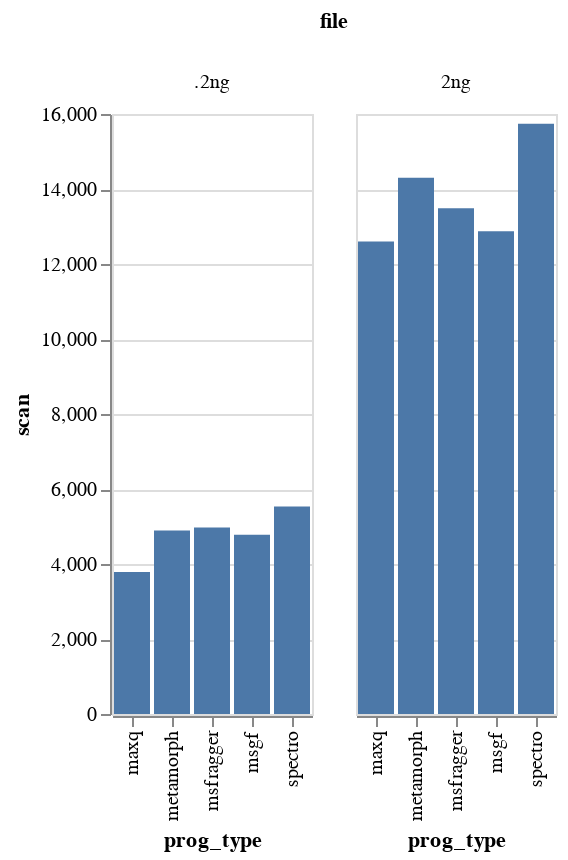

Here is the notebook cell this chart was saved with:
### Code cell
#look through all the files and get pep and scan #s
files = [".2ng", "2ng"]

file_names = []
prog_type = []
pep =[]
scan = []

for file in files:
    print(file)
    file_names.append(file)
    prog_type.append("msgf")
    msgf = dl.clean_msgfplus(file)
    msgf = count_decoy(msgf)
    msgf_filter = filter_data(msgf, .01, prob_column="new_prob")
    pep.append(msgf_filter["peptide"].nunique())
    scan.append(msgf_filter["scan"].nunique())

    prog_type.append("spectro")
    file_names.append(file)
    spec = dl.clean_spectromine(file)
    spec = count_decoy(spec)
    spec_filter = filter_data(spec, .01, prob_column="new_prob")
    pep.append(spec_filter["peptide"].nunique())
    scan.append(spec_filter["scan"].nunique())

    prog_type.append("msfragger")
    file_names.append(file)
    msf = dl.clean_msfragger(file)
    msf = count_decoy(msf)
    msf_filter = filter_data(msf, .01, prob_column="new_prob")
    pep.append(msf_filter["peptide"].nunique())
    scan.append(msf_filter["scan"].nunique())

    prog_type.append("metamorph")
    file_names.append(file)
    meta = dl.clean_metamorph(file)
    meta = count_decoy(meta)
    meta_filter = filter_data(meta, .01, prob_column="new_prob")
    pep.append(meta_filter["peptide"].nunique())
    scan.append(meta_filter["scan"].nunique())
    
    prog_type.append("maxq")
    file_names.append(file)
    mq = dl.clean_maxquant(file)
    mq = count_decoy(mq)
    mq_filter = filter_data(mq, .01, prob_column="new_prob")
    pep.append(mq_filter["peptide"].nunique())
    scan.append(mq_filter["scan"].nunique())

source2 = pd.DataFrame({
    'file': file_names,
    'prog_type': prog_type,
    
    "pep":pep,
    "scan":scan
})
#completely filtered
alt.Chart(source2).mark_bar().encode(
    x='prog_type',
    y='scan',
    column="file"
)

### Figure 1 — Vega-Lite specification as saved in the notebook (floating-point values rounded to 4 significant figures)
{"config": {"view": {"continuousWidth": 400, "continuousHeight": 300}}, "data": {"name": "data-1e0ab268ce1a220c23b6e4bce9752d2f"}, "mark": "bar", "encoding": {"column": {"type": "nominal", "field": "file"}, "x": {"type": "nominal", "field": "prog_type"}, "y": {"type": "quantitative", "field": "scan"}}, "$schema": "https://vega.github.io/schema/vega-lite/v4.8.1.json", "datasets": {"data-1e0ab268ce1a220c23b6e4bce9752d2f": [{"file": ".2ng", "prog_type": "msgf", "pep": 4328, "scan": 4779}, {"file": ".2ng", "prog_type": "spectro", "pep": 4661, "scan": 5533}, {"file": ".2ng", "prog_type": "msfragger", "pep": 4466, "scan": 4974}, {"file": ".2ng", "prog_type": "metamorph", "pep": 4087, "scan": 4896}, {"file": ".2ng", "prog_type": "maxq", "pep": 3393, "scan": 3785}, {"file": "2ng", "prog_type": "msgf", "pep": 11187, "scan": 12872}, {"file": "2ng", "prog_type": "spectro", "pep": 11700, "scan": 15737}, {"file": "2ng", "prog_type": "msfragger", "pep": 11502, "scan": 13487}, {"file": "2ng", "prog_type": "metamorph", "pep": 10478, "scan": 14300}, {"file": "2ng", "prog_type": "maxq", "pep": 10662, "scan": 12599}]}}
